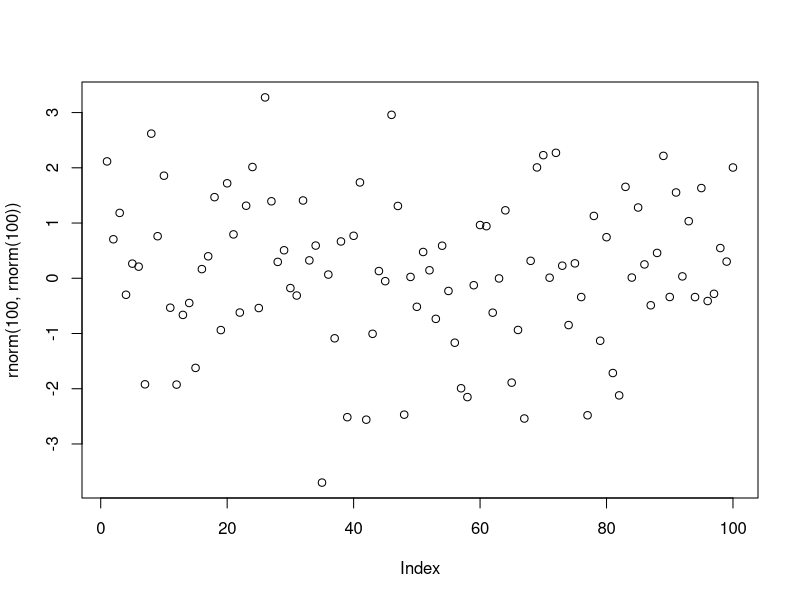

R code for this plot:
## ---- chunk 1
1+1
plot(rnorm(100,rnorm(100)))
## ---- chunk 2
typeof(c(1, NA+1L, "C"))
typeof(c(1L / 0, NA))
typeof(c(1:3, 5))
typeof(c(3L, NaN+1L))
typeof(c(NA, TRUE))
